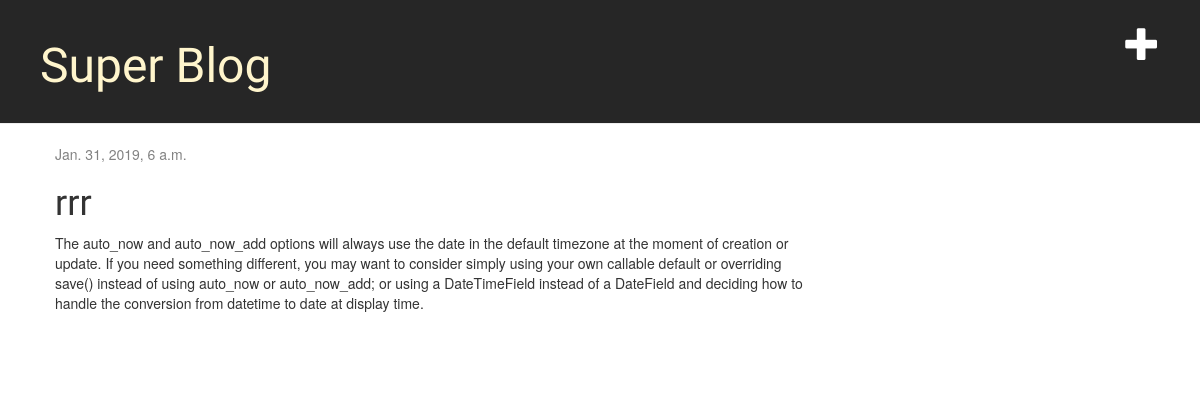
The app's page /post/3/, older data.
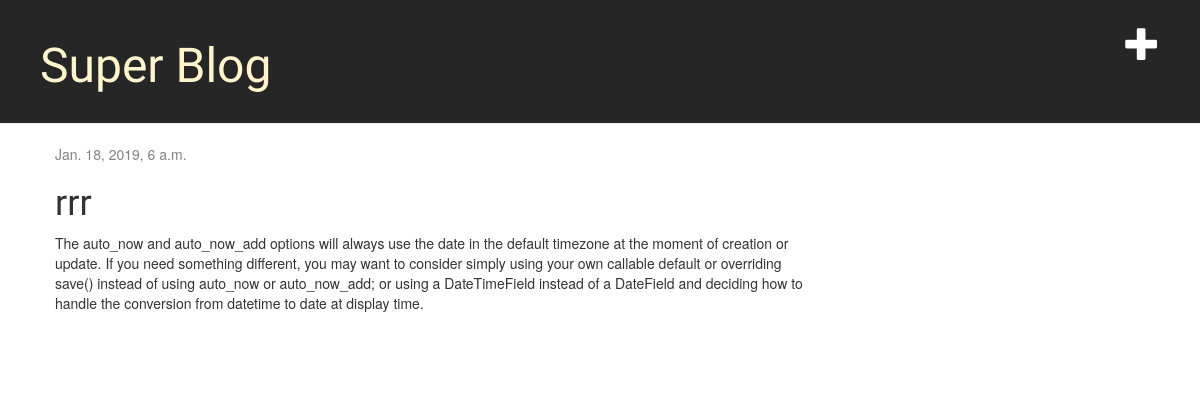
The same page, newer data.
### blog/models.py (models this page shows, shortened)
class Post(models.Model):
    author = models.ForeignKey('auth.User', on_delete=models.CASCADE)
    title = models.CharField(max_length=200)
    text = models.TextField()
    created_date = models.DateTimeField(
            default=timezone.now)
    published_date = models.DateTimeField(
            blank=True, null=True)

### blog/views.py (the view)
# urls.py: url(r'^post/(?P<pk>\d+)/$', views.post_detail, name='post_detail'),
def post_detail(request, pk):
    post = get_object_or_404(Post, pk=pk)
    return render(request, 'blog/post_detail.html', {'post': post})

### templates/blog/post_detail.html
{% extends 'blog/base.html' %}
{% block content %}
    <div class="post">
        {% if post.published_date %}
            <div class="date">
                {{ post.published_date }}
            </div>
        {% endif %}
        <h1>{{ post.title }}</h1>
        <p class="post_text">{{ post.text|linebreaksbr }}</p>
    </div>
{% endblock %}

Row changes from the older to the newer data that the page shows:
changed Post "rrr": published_date "Jan. 31, 2019, 6 a.m." → "Jan. 18, 2019, 6 a.m."
